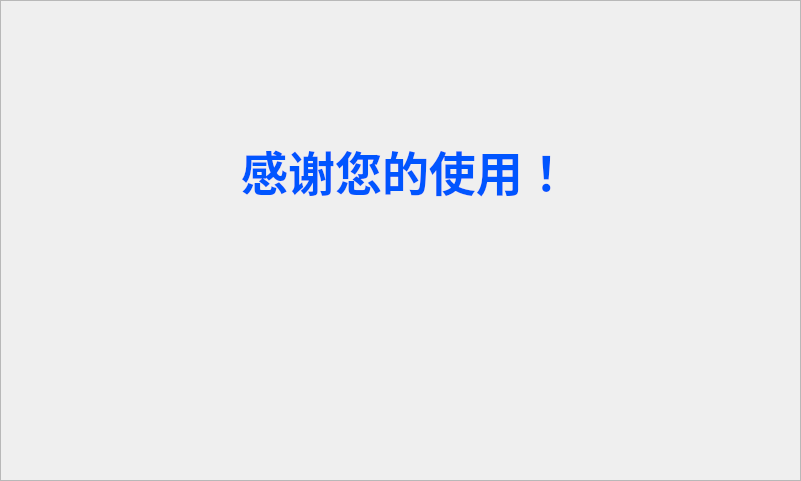
<?xml version="1.0" encoding="UTF-8"?>
<ui version="4.0">
 <class>dialog_endword</class>
 <widget class="QDialog" name="dialog_endword">
  <property name="geometry">
   <rect>
    <x>0</x>
    <y>0</y>
    <width>801</width>
    <height>481</height>
   </rect>
  </property>
  <property name="windowTitle">
   <string>Dialog</string>
  </property>
  <widget class="QFrame" name="frame">
   <property name="geometry">
    <rect>
     <x>0</x>
     <y>0</y>
     <width>801</width>
     <height>481</height>
    </rect>
   </property>
   <property name="styleSheet">
    <string notr="true">background-image: url(:/new/prefix/pic_resource/interface/interface_06.png);</string>
   </property>
   <property name="frameShape">
    <enum>QFrame::StyledPanel</enum>
   </property>
   <property name="frameShadow">
    <enum>QFrame::Raised</enum>
   </property>
   <widget class="QLabel" name="label">
    <property name="geometry">
     <rect>
      <x>220</x>
      <y>140</y>
      <width>371</width>
      <height>61</height>
     </rect>
    </property>
    <property name="palette">
     <palette>
      <active>
       <colorrole role="WindowText">
        <brush brushstyle="SolidPattern">
         <color alpha="255">
          <red>0</red>
          <green>85</green>
          <blue>255</blue>
         </color>
        </brush>
       </colorrole>
      </active>
      <inactive>
       <colorrole role="WindowText">
        <brush brushstyle="SolidPattern">
         <color alpha="255">
          <red>0</red>
          <green>85</green>
          <blue>255</blue>
         </color>
        </brush>
       </colorrole>
      </inactive>
      <disabled>
       <colorrole role="WindowText">
        <brush brushstyle="SolidPattern">
         <color alpha="255">
          <red>106</red>
          <green>104</green>
          <blue>100</blue>
         </color>
        </brush>
       </colorrole>
      </disabled>
     </palette>
    </property>
    <property name="font">
     <font>
      <pointsize>35</pointsize>
      <weight>75</weight>
      <bold>true</bold>
     </font>
    </property>
    <property name="styleSheet">
     <string notr="true">background-image: url(:/new/prefix/pic_resource/otherwidget/button_03.png);</string>
    </property>
    <property name="text">
     <string>感谢您的使用！</string>
    </property>
    <property name="alignment">
     <set>Qt::AlignCenter</set>
    </property>
   </widget>
   <widget class="QLabel" name="label_2">
    <property name="geometry">
     <rect>
      <x>200</x>
      <y>220</y>
      <width>381</width>
      <height>22</height>
     </rect>
    </property>
    <property name="styleSheet">
     <string notr="true">background-image: url(:/new/prefix/pic_resource/otherwidget/button_03.png);</string>
    </property>
    <property name="text">
     <string/>
    </property>
   </widget>
   <widget class="QLabel" name="label_3">
    <property name="geometry">
     <rect>
      <x>200</x>
      <y>250</y>
      <width>381</width>
      <height>22</height>
     </rect>
    </property>
    <property name="styleSheet">
     <string notr="true">background-image: url(:/new/prefix/pic_resource/otherwidget/button_03.png);</string>
    </property>
    <property name="text">
     <string/>
    </property>
   </widget>
   <widget class="QLabel" name="label_4">
    <property name="geometry">
     <rect>
      <x>200</x>
      <y>280</y>
      <width>381</width>
      <height>22</height>
     </rect>
    </property>
    <property name="styleSheet">
     <string notr="true">background-image: url(:/new/prefix/pic_resource/otherwidget/button_03.png);</string>
    </property>
    <property name="text">
     <string/>
    </property>
   </widget>
   <widget class="QLabel" name="label_5">
    <property name="geometry">
     <rect>
      <x>340</x>
      <y>360</y>
      <width>101</width>
      <height>31</height>
     </rect>
    </property>
    <property name="styleSheet">
     <string notr="true">background-image: url(:/new/prefix/pic_resource/otherwidget/button_03.png);</string>
    </property>
    <property name="text">
     <string/>
    </property>
   </widget>
  </widget>
 </widget>
 <resources/>
 <connections/>
</ui>
